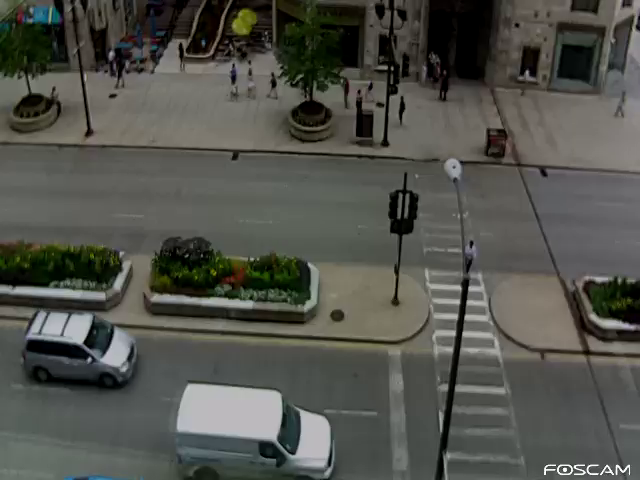
#> input picture frame 0 of VehicleCounting-master/flow.avi, 640 x 480 px
$ python main.py   (Python 2 division)
#> lines starting #> are read from the running program, lines starting #| are printed output that depends on the picture; after the words box and inside, x2 and y2 are one past the last pixel; in counts of white or black regions, pixels touching at a corner belong together
### VehicleCounting-master/vehicle_counter.py
import logging
import math

import cv2
import numpy as np

# ============================================================================

CAR_COLOURS = [ (0,0,255), (0,106,255), (0,216,255), (0,255,182), (0,255,76)
    , (144,255,0), (255,255,0), (255,148,0), (255,0,178), (220,0,255) ]

# ============================================================================

class Vehicle(object):
    # [10 lines left out: function __init__, not called in this run]

    def add_position(self, new_position):
        self.positions.append(new_position)
        self.frames_since_seen = 0

    # [4 lines left out: function draw, not called in this run]
            #cv2.polylines(output_image, [np.int32(self.positions)]
               # , False, car_colour, 1)


# ============================================================================

class VehicleCounter(object):
    def __init__(self, shape, divider1, divider2, divider3, divider4, divider5, divider6):

        #self.height, self.width = shape

        self.divider1a_x, self.divider1a_y = divider1[0][0], divider1[0][1]
        self.divider1b_x, self.divider1b_y = divider1[1][0], divider1[1][1]
        self.divider2a_x, self.divider2a_y = divider2[0][0], divider2[0][1]
        self.divider2b_x, self.divider2b_y = divider2[1][0], divider2[1][1]
        self.divider3a_x, self.divider3a_y = divider3[0][0], divider3[0][1]
        self.divider3b_x, self.divider3b_y = divider3[1][0], divider3[1][1]
        self.divider4a_x, self.divider4a_y = divider4[0][0], divider4[0][1]
        self.divider4b_x, self.divider4b_y = divider4[1][0], divider4[1][1]
        self.divider5a_x, self.divider5a_y = divider5[0][0], divider5[0][1]
        self.divider5b_x, self.divider5b_y = divider5[1][0], divider5[1][1]
        self.divider6a_x, self.divider6a_y = divider6[0][0], divider6[0][1]
        self.divider6b_x, self.divider6b_y = divider6[1][0], divider6[1][1]

        self.vehicles = []
        self.next_vehicle_id = 0
        self.vehicle_count1 = 0
        self.vehicle_count2 = 0
        self.vehicle_count3 = 0
        self.vehicle_count4 = 0
        self.vehicle_count5 = 0
        self.vehicle_count6 = 0
        self.max_unseen_frames = 3

    # [53 lines left out: functions get_vector, is_valid_vector, update_vehicle, not called in this run]


    def update_count(self, matches, output_image = None):

        # First update all the existing vehicles
        for vehicle in self.vehicles:
            i = self.update_vehicle(vehicle, matches)
            if i is not None:
                del matches[i]

        # Add new vehicles based on the remaining matches
        for match in matches:
            centroid = match
            new_vehicle = Vehicle(self.next_vehicle_id, centroid)
            self.next_vehicle_id += 1
            self.vehicles.append(new_vehicle)

        # Count any uncounted vehicles that are past the divider
        for vehicle in self.vehicles:
            if not vehicle.counted1 and len(vehicle.positions) > 1 and (vehicle.positions[-1][0] > self.divider1a_x > vehicle.positions[-2][0]) and  self.divider1a_y > vehicle.positions[-1][1] > self.divider1b_y:
                #print vehicle.last_position
                self.vehicle_count1 += 1
                vehicle.counted1 = True
            if not vehicle.counted2 and len(vehicle.positions) > 1 and (vehicle.positions[-1][0] > self.divider2a_x > vehicle.positions[-2][0]) and self.divider2a_y > vehicle.positions[-1][1] > self.divider2b_y:
                self.vehicle_count2 += 1
                vehicle.counted2 = True
            if not vehicle.counted3 and len(vehicle.positions) > 1 and (vehicle.positions[-1][0] > self.divider3a_x > vehicle.positions[-2][0]) and self.divider3a_y > vehicle.positions[-1][1] > self.divider3b_y:
                self.vehicle_count3 += 1
                vehicle.counted3 = True
            if not vehicle.counted4 and len(vehicle.positions) > 1 and (vehicle.positions[-1][0] < self.divider4a_x < vehicle.positions[-2][0]) and self.divider4a_y > vehicle.positions[-1][1] > self.divider4b_y:
                self.vehicle_count4 += 1
                vehicle.counted4 = True
            if not vehicle.counted5 and len(vehicle.positions) > 1 and (vehicle.positions[-1][0] < self.divider5a_x < vehicle.positions[-2][0]) and self.divider5a_y > vehicle.positions[-1][1] > self.divider5b_y:
                self.vehicle_count5 += 1
                vehicle.counted5 = True
            if not vehicle.counted6 and len(vehicle.positions) > 1 and (vehicle.positions[-1][0] < self.divider6a_x < vehicle.positions[-2][0]) and self.divider6a_y > vehicle.positions[-1][1] > self.divider6b_y:
                self.vehicle_count6 += 1
                vehicle.counted6 = True
        # Optionally draw the vehicles on an image
        if output_image is not None:
            #for vehicle in self.vehicles:
             #   vehicle.draw(output_image)

            #cv2.putText(output_image, ("%02d" % self.vehicle_count1), (42, 10)
             #   , cv2.FONT_HERSHEY_PLAIN, 0.7, (127, 255, 255), 1)
            cv2.putText(output_image, ("%02d" % self.vehicle_count2), (142, 10)
                , cv2.FONT_HERSHEY_PLAIN, 0.7, (127, 255, 255), 1)
            #cv2.putText(output_image, ("%02d" % self.vehicle_count3), (242, 10)
                #, cv2.FONT_HERSHEY_PLAIN, 0.7, (127, 255, 255), 1)
            #cv2.putText(output_image, ("%02d" % self.vehicle_count4), (342, 10)
                #, cv2.FONT_HERSHEY_PLAIN, 0.7, (127, 255, 255), 1)
            #cv2.putText(output_image, ("%02d" % self.vehicle_count5), (442, 10)
                #, cv2.FONT_HERSHEY_PLAIN, 0.7, (127, 255, 255), 1)
            cv2.putText(output_image, ("%02d" % self.vehicle_count6), (542, 10)
                , cv2.FONT_HERSHEY_PLAIN, 0.7, (127, 255, 255), 1)
            #cv2.putText(output_image, ("%02d" % ((self.vehicle_count + self.vehicle_count2) / 2)), (242, 10)
             #   , cv2.FONT_HERSHEY_PLAIN, 0.7, (127, 255, 255), 1)
        # Remove vehicles that have not been seen long enough
        removed = [ v.id for v in self.vehicles
            if v.frames_since_seen >= self.max_unseen_frames ]
        self.vehicles[:] = [ v for v in self.vehicles
            if not v.frames_since_seen >= self.max_unseen_frames ]
        for id in removed:
            break

    def storeInFile(self):
        print "Writing to log file..."
        file = open("logFile.txt", "w+")
        file.write("Total cars in bottom lane: " + str(self.vehicle_count2))
        file.write("\n")
        file.write("Total cars in top lane: " +str(self.vehicle_count6))
        file.write("\n")
        file.close()

### VehicleCounting-master/main.py
import os
import sys
import math
import cv2
import numpy as np
import exceptions

from vehicle_counter import VehicleCounter

# ============================================================================

class KeyPressHandler(Exception):
    pass

URL = '/home/pi/Desktop/working/VehicleCounting-master/flow.avi'

# Colours for drawing on processed frames
DIVIDER_COLOUR = (255, 255, 0)
BOUNDING_BOX_COLOUR = (255, 0, 0)
CENTROID_COLOUR = (0, 0, 255)

#Read one frame of the video to get the scale of the frame
cap = cv2.VideoCapture(URL)
while True:
    ret, frame = cap.read()
#> frame is the input picture: shape (480, 640, 3); mean B, G, R 76.3, 82.8, 81.8
    if ret:
        height = frame.shape[0]
#> height = 480
        length = frame.shape[1]
#> length = 640
        break
    else:
        print 'no frame'
cap.release()

#height = frame.shape[0]
#length = frame.shape[1]

# Set the 6 dividers, formed by 1_A and 1_B
DIVIDER1 = (DIVIDER1_A, DIVIDER1_B) = ((length / 3, height), (length / 3, 290))
#> DIVIDER1 = ((213, 480), (213, 290)); DIVIDER1_A = (213, 480); DIVIDER1_B = (213, 290)
DIVIDER2 = (DIVIDER2_A, DIVIDER2_B) = ((length / 2, height), (length / 2, 290))
#> DIVIDER2 = ((320, 480), (320, 290)); DIVIDER2_A = (320, 480)
DIVIDER3 = (DIVIDER3_A, DIVIDER3_B) = ((length / 3 * 2, height), (length / 3 * 2, 290))
DIVIDER4 = (DIVIDER4_A, DIVIDER4_B) = ((length / 6, 250), (length / 6, 140))
DIVIDER5 = (DIVIDER5_A, DIVIDER5_B) = ((length / 3, 250), (length / 3, 140))
DIVIDER6 = (DIVIDER6_A, DIVIDER6_B) = ((length / 3 * 2, 250), (length / 3 * 2, 140))
#DIVIDER4 = (DIVIDER4_A, DIVIDER4_B) = ((length / 3, 250), (length / 3, 140))
#DIVIDER5 = (DIVIDER5_A, DIVIDER5_B) = ((length / 2, 250), (length / 2, 140))
#DIVIDER6 = (DIVIDER6_A, DIVIDER6_B) = ((length / 3 * 2, 250), (length /3 * 2, 140))

# ============================================================================

def get_centroid(x, y, w, h):
    x1 = int(w / 2)
    y1 = int(h / 2)

    cx = x + x1
    cy = y + y1

    return (cx, cy)

# ============================================================================


def combined_nearby_centroid(centroid_pool):
    centroid_combined = []
    for (i, centroid) in enumerate(centroid_pool):
        flag = 0
        for entry in centroid_combined:
            if centroid in entry:
                flag = 1
                break
        if flag == 0:
            centroid_combined.append([centroid])
        for j in range(i, len(centroid_pool)):
            if abs(centroid[0] - centroid_pool[j][0]) < 100 and abs(centroid[1] - centroid_pool[j][1]) < 40:
                for entry in centroid_combined:
                    if centroid in entry and centroid_pool[j] not in entry:
                        entry.append(centroid_pool[j])
    return centroid_combined

def detect_vehicles(fg_mask):

    MIN_CONTOUR_WIDTH = 300
    MIN_CONTOUR_HEIGHT = 300

    # Find the contours of any vehicles in the image
    contours, hierarchy = cv2.findContours(fg_mask
        , cv2.RETR_EXTERNAL
        , cv2.CHAIN_APPROX_SIMPLE)

    matches = []
    centroid_aftercal = []
    for (i, contour) in enumerate(contours):
        #print contours
        (x, y, w, h) = cv2.boundingRect(contour)
        contour_valid = (w <= MIN_CONTOUR_WIDTH) and (h <= MIN_CONTOUR_HEIGHT)
	print w,h

        if not contour_valid:
            continue

        centroid = get_centroid(x, y, w, h)

        matches.append(centroid)
    #print matches
    centroid_combined = combined_nearby_centroid(matches)
    for entry in centroid_combined:
                tempx = []
                tempy = []
                for centroid in entry:
                    tempx.append(centroid[0])
                    tempy.append(centroid[1])
                centroid_aftercal.append((sum(tempx) / len(tempx), sum(tempy) / len(tempy)))
    return centroid_aftercal

# ============================================================================

def filter_mask(fg_mask):
    kernel = cv2.getStructuringElement(cv2.MORPH_ELLIPSE, (3, 3))

    # Fill any small holes
    closing = cv2.morphologyEx(fg_mask, cv2.MORPH_CLOSE, kernel)
    # Remove noise
    #opening = cv2.morphologyEx(closing, cv2.MORPH_OPEN, kernel)

    opening = cv2.morphologyEx(closing, cv2.MORPH_OPEN, kernel)
    # Dilate to merge adjacent blobs
    dilation = cv2.dilate(opening, kernel, iterations = 2)

    return dilation

# ============================================================================

def process_frame(frame, bg_subtractor, car_counter):

    # Create a copy of source frame to draw into
    processed = frame.copy()

    # Draw dividing line -- we count cars as they cross this line.
    cv2.line(processed, DIVIDER1_A, DIVIDER1_B, DIVIDER_COLOUR, 1)
    cv2.line(processed, DIVIDER2_A, DIVIDER2_B, DIVIDER_COLOUR, 1)
    cv2.line(processed, DIVIDER3_A, DIVIDER3_B, DIVIDER_COLOUR, 1)
    cv2.line(processed, DIVIDER4_A, DIVIDER4_B, DIVIDER_COLOUR, 1)
    cv2.line(processed, DIVIDER5_A, DIVIDER5_B, DIVIDER_COLOUR, 1)
    cv2.line(processed, DIVIDER6_A, DIVIDER6_B, DIVIDER_COLOUR, 1)

    # Remove the background
    fg_mask = bg_subtractor.apply(frame, None, 0.01)
    fg_mask = filter_mask(fg_mask)

    matches = detect_vehicles(fg_mask)

    for (i, match) in enumerate(matches):


        centroid = match

        # Mark the bounding box and the centroid on the processed frame
        # NB: Fixed the off-by one in the bottom right corner
        #cv2.rectangle(processed, (x, y), (x + w - 1, y + h - 1), BOUNDING_BOX_COLOUR, 1)
        #cv2.circle(processed, centroid, 2, CENTROID_COLOUR, -1)

    car_counter.update_count(matches, processed)

    return processed
    #return fg_mask
# ============================================================================

def main():
    bg_subtractor = cv2.BackgroundSubtractorMOG2()

    car_counter = None # Will be created after first frame is captured

    # Set up image source

    #cap = cv2.VideoCapture("flow.mp4")
    cap = cv2.VideoCapture(URL)
    ext = 0
    try:
        while True:
            if ext == 1:
                break
            ret, frame = cap.read()
            if not ret:
                print 'failed'
                break
            else:
                if car_counter is None:
                    # We do this here, so that we can initialize with actual frame size
                    #car_counter = VehicleCounter(frame.shape[:2], frame.shape[1] / 2)
                    car_counter = VehicleCounter(frame.shape[:2], DIVIDER1, DIVIDER2, DIVIDER3, DIVIDER4, DIVIDER5, DIVIDER6)
                    #print frame.shape
                # Archive raw frames from video to disk for later inspection/testing

                processed = process_frame(frame, bg_subtractor, car_counter)
#> in process_frame, `cv2.line(processed, DIVIDER3_A, DIVIDER3_B, DIVIDER_COLOUR, 1)`:
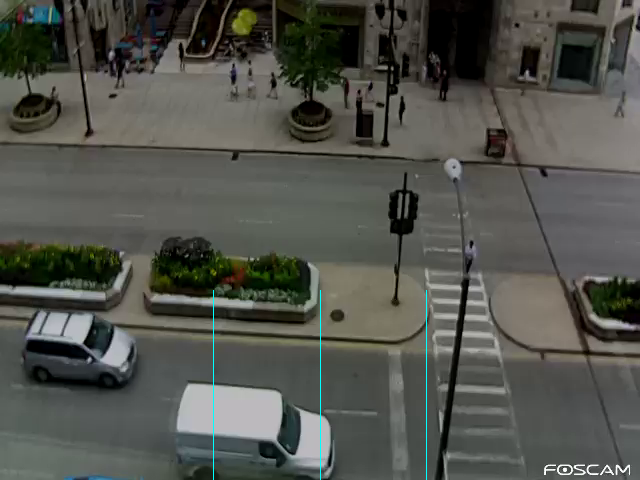
#> processed: shape (480, 640, 3); mean B, G, R 76.6, 83.1, 81.6
#> in process_frame, `cv2.line(processed, DIVIDER4_A, DIVIDER4_B, DIVIDER_COLOUR, 1)`: processed: shape (480, 640, 3); 0.04% of pixels changed, all inside (x1, y1, x2, y2) = (106, 140, 107, 251)
#> in process_frame, `cv2.line(processed, DIVIDER5_A, DIVIDER5_B, DIVIDER_COLOUR, 1)`:
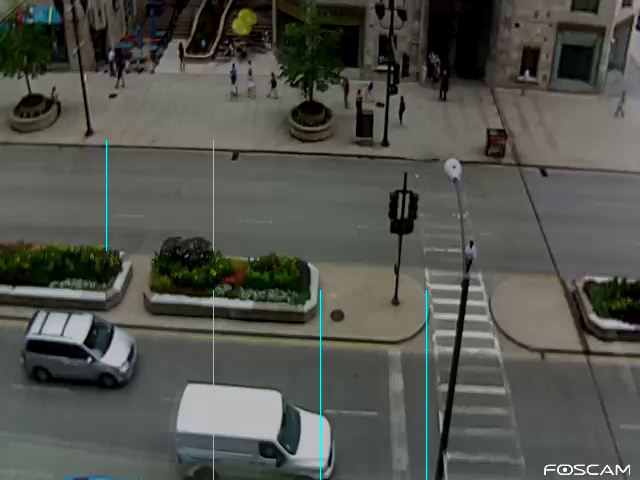
#> processed: shape (480, 640, 3); mean B, G, R 76.7, 83.2, 81.5
#> in process_frame, `cv2.line(processed, DIVIDER6_A, DIVIDER6_B, DIVIDER_COLOUR, 1)`: processed: shape (480, 640, 3); 0.04% of pixels changed, all inside (x1, y1, x2, y2) = (426, 140, 427, 251)
#> in process_frame, `fg_mask = bg_subtractor.apply(frame, None, 0.01)`:
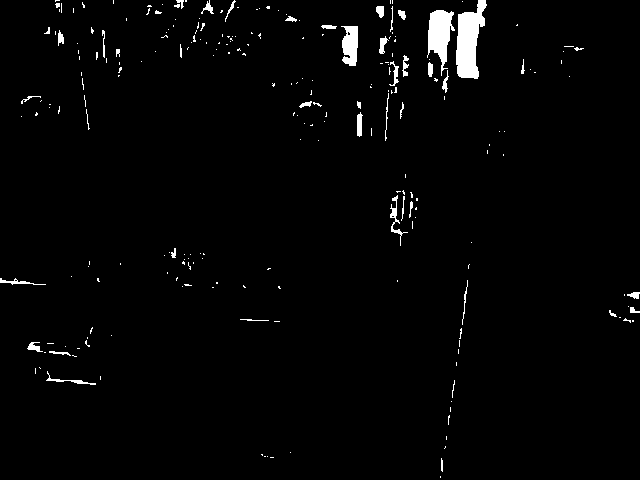
#> fg_mask: shape (480, 640); values 127 (black) and 255 (white), 2% white; 238 white regions (193 under 20 px), largest, box (x1, y1, x2, y2) and area: (456, 0, 487, 79) 1505, (427, 10, 455, 76) 999, (341, 26, 358, 66) 528
#> in filter_mask, `closing = cv2.morphologyEx(fg_mask, cv2.MORPH_CLOSE, kernel)`:
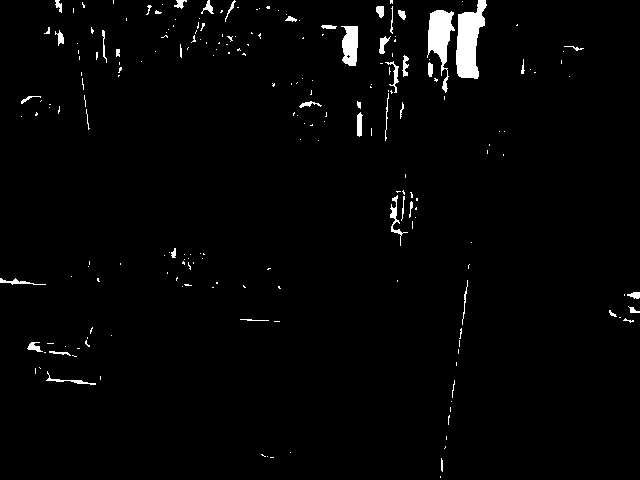
#> closing: shape (480, 640); values 127 (black) and 255 (white), 2% white; 214 white regions (167 under 20 px), largest, box (x1, y1, x2, y2) and area: (456, 0, 487, 79) 1511, (427, 10, 455, 93) 1074, (341, 26, 358, 66) 541
#> in filter_mask, `opening = cv2.morphologyEx(closing, cv2.MORPH_OPEN, kernel)`:
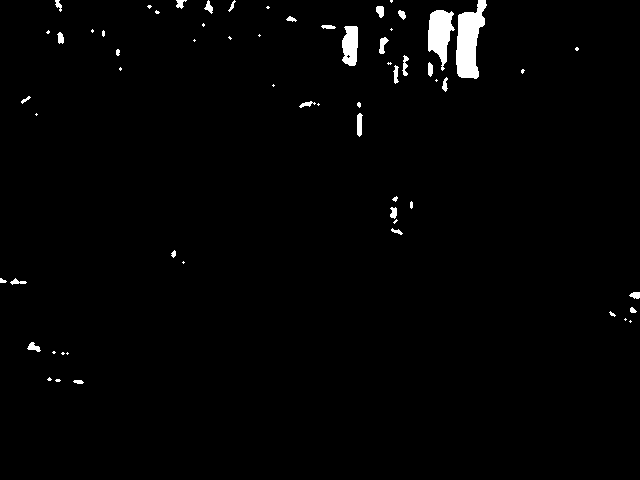
#> opening: shape (480, 640); values 127 (black) and 255 (white), 1.6% white; 63 white regions (31 under 20 px), largest, box (x1, y1, x2, y2) and area: (456, 0, 487, 79) 1508, (428, 10, 455, 71) 987, (342, 26, 358, 66) 535
#> in filter_mask, `dilation = cv2.dilate(opening, kernel, iterations = 2)`:
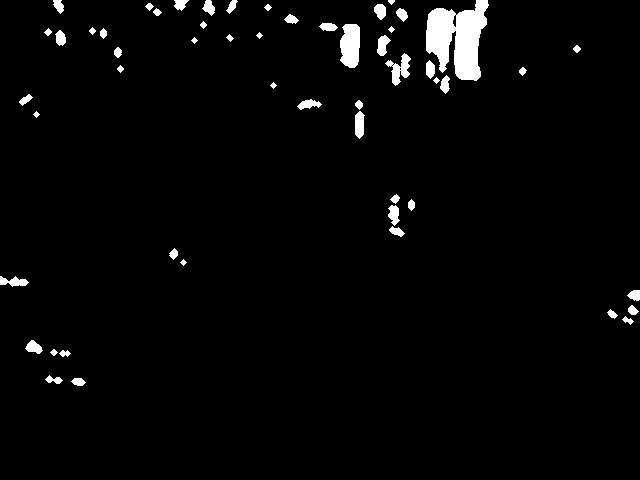
#> dilation: shape (480, 640); values 127 (black) and 255 (white), 2.7% white; 54 white regions, largest, box (x1, y1, x2, y2) and area: (426, 0, 489, 81) 3180, (340, 24, 360, 68) 744, (385, 53, 411, 86) 370
#> in detect_vehicles, `contours, hierarchy = cv2.findContours(fg_mask , cv2.RETR_EXTERNAL , c..`: contours = [[[0, 0], [0, 479], [639, 479], [639, 0]]]
#> the loop in detect_vehicles, `for (i, contour) in enumerate(contours):` made 1 pass
#> (contour, x, y, w, h, contour_valid) on pass 1: ([[0, 0], [0, 479], [639, 479], [639, 0]], 0, 0, 640, 480, False)
#| 640 480
#> after the loop in detect_vehicles, `for (i, contour) in enumerate(contours):`: matches = []
#> after the loop in update_count, `for match in matches:`: self.next_vehicle_id = 0; self.vehicles = []
#> after the loop in update_count, `for vehicle in self.vehicles:`: self.vehicle_count1 = 0
#> in update_count, `cv2.putText(output_image, ("%02d" % self.vehicle_count6), (542, 10) , ..`:
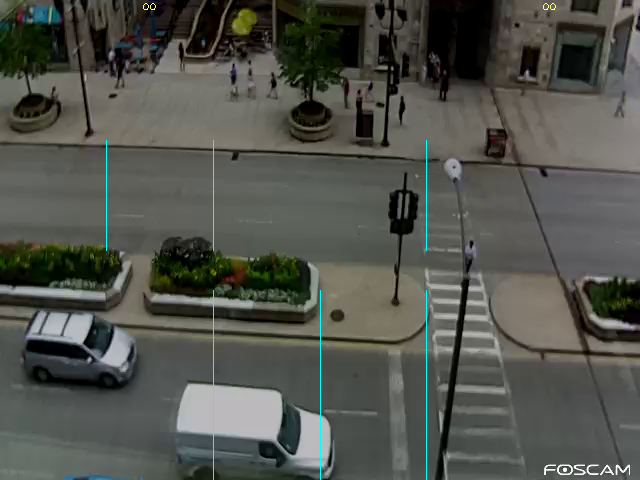
#> output_image: shape (480, 640, 3); mean B, G, R 76.8, 83.3, 81.5
#> in update_count, `removed = [ v.id for v in self.vehicles if v.frames_since_seen >= self..`: removed = []

                #cv2.imshow('Source Image', frame)
                cv2.imshow('Processed Image', processed)
                try:
                    c = cv2.waitKey(10)
                    if c == 27 or c == 13 or c == 32:
                        raise KeyPressHandler
                except KeyPressHandler:
                    print "Exit"
                    break

    except KeyboardInterrupt:
        print "Exit"

    car_counter.storeInFile()
    cap.release()
    cv2.destroyAllWindows()

# ============================================================================

if __name__ == "__main__":

    main()
#> (key Esc is pressed here)
